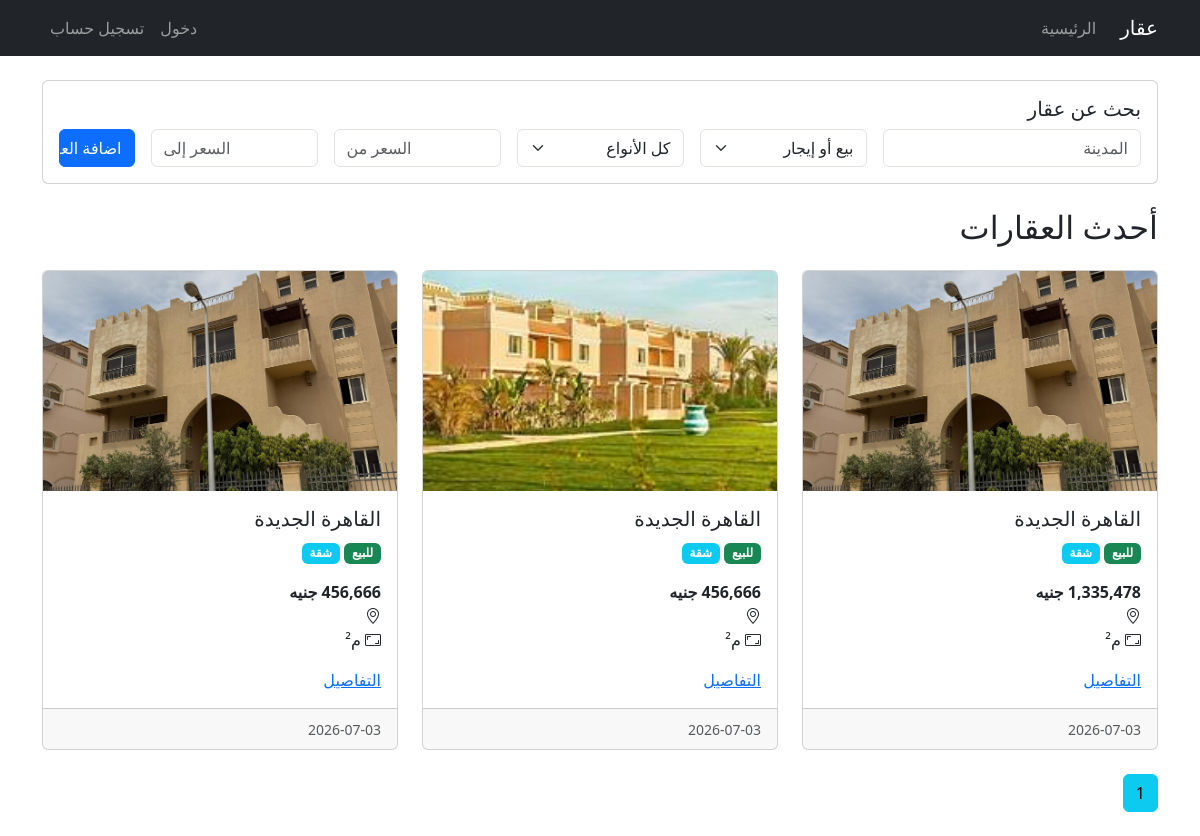
The page /home on the database its author committed.
### app/models.py (models this page shows, shortened)
class Property(db.Model):
    __tablename__ = 'properties'
    id = db.Column(db.Integer, primary_key=True)
    title = db.Column(db.String(100), nullable=False)
    price = db.Column(db.Integer, nullable=False)
    description = db.Column(db.Text, nullable=False)
    location = db.Column(db.String(100), nullable=False)
    type = db.Column(db.String(50), nullable=False)
    property_type = db.Column(db.String(50), nullable=False)
    created_at = db.Column(db.DateTime, nullable=False, default=datetime.utcnow)
    user_id = db.Column(db.Integer, db.ForeignKey('users.id'), nullable=False)
    images = db.relationship('PropertyImage', backref='property', lazy=True, cascade="all, delete-orphan")

class PropertyImage(db.Model):
    __tablename__ = 'property_images'
    id = db.Column(db.Integer, primary_key=True)
    image_file = db.Column(db.String(20), nullable=False, default='default.jpg')
    property_id = db.Column(db.Integer, db.ForeignKey('properties.id'), nullable=False)

### app/routes.py (the view)
@main.route('/')
@main.route('/home')
def home():
    form = PropertyForm()
    page = request.args.get('page', 1, type=int)
    query = Property.query
    if request.args.get('city'):
        query = query.filter(Property.location.contains(request.args.get('city')))
    if request.args.get('type'):
        query = query.filter_by(type=request.args.get('type'))
    if request.args.get('property_type'):
        query = query.filter_by(property_type=request.args.get('property_type'))
    if request.args.get('min_price'):
        query = query.filter(Property.price >= request.args.get('min_price'))
    if request.args.get('max_price'):
        query = query.filter(Property.price <= request.args.get('max_price'))
    properties = query.order_by(Property.created_at.desc()).paginate(page=page, per_page=6)
    return render_template('home.html', properties=properties, form=form)

### app/forms.py
class PropertyForm(FlaskForm):
    city = StringField('المدينة')
    type = SelectField('النوع', choices=[('', 'بيع أو إيجار'), ('sale', 'للبيع'), ('rent', 'للإيجار')])
    property_type = SelectField('نوع العقار', choices=[('', 'كل الأنواع'), ('apartment', 'شقة'), ('villa', 'فيلا'), ('land', 'أرض'), ('office', 'مكتب'), ('shop', 'محل')])
    min_price = IntegerField('السعر من')
    max_price = IntegerField('السعر إلى')
    title = StringField('عنوان الاعلان', validators=[DataRequired(), Length(min=5, max=100)])
    description = TextAreaField('وصف العقار', validators=[DataRequired(), Length(min=10)])
    price = IntegerField('السعر', validators=[DataRequired()])
    location = StringField('الموقع', validators=[DataRequired(), Length(min=3, max=100)])
    pictures = MultipleFileField('صور العقار', validators=[FileAllowed(['jpg', 'png', 'jpeg', 'webp'])])
    submit = SubmitField('اضافة العقار')

### app/templates/home.html (shortened to what this page needs)
{% extends "base.html" %}
{% block content %}
<div class="row mb-4">
    <div class="col-12">
        <div class="card">
            <div class="card-body">
                <h5 class="card-title">بحث عن عقار</h5>
                <form method="GET" action="{{ url_for('main.home') }}">
                    <div class="row g-3">
                        <div class="col-md-3">{{ form.city(class="form-control", placeholder="المدينة") }}</div>
                        <div class="col-md-2">{{ form.type(class="form-select") }}</div>
                        <div class="col-md-2">{{ form.property_type(class="form-select") }}</div>
                        <div class="col-md-2">{{ form.min_price(class="form-control", placeholder="السعر من") }}</div>
                        <div class="col-md-2">{{ form.max_price(class="form-control", placeholder="السعر إلى") }}</div>
                        <div class="col-md-1">{{ form.submit(class="btn btn-primary w-100") }}</div>
                    </div>
                </form>
            </div>
        </div>
    </div>
</div>
<h2 class="mb-4">أحدث العقارات</h2>
{% if properties.items %}
    <div class="row">
        {% for property in properties.items %}
        <div class="col-md-4 mb-4">
            <div class="card h-100">
                {% if property.images %}
    <img src="{{ url_for('static', filename='property_pics/' + property.images[0].image_file) }}" class="card-img-top" style="height: 220px; object-fit: cover;">
{% else %}
    <img src="{{ url_for('static', filename='property_pics/default.jpg') }}" class="card-img-top" style="height: 220px; object-fit: cover;">
{% endif %}
                <div class="card-body">
                    <h5 class="card-title">{{ property.title }}</h5>
                    <p class="card-text">
                        <span class="badge bg-{% if property.type == 'sale' %}success{% else %}warning{% endif %}">
                            {% if property.type == 'sale' %}للبيع{% else %}للإيجار{% endif %}
                        </span>
                        <span class="badge bg-info">
                            {% if property.property_type == 'apartment' %}شقة
                            {% elif property.property_type == 'villa' %}فيلا
                            {% elif property.property_type == 'land' %}أرض
                            {% elif property.property_type == 'office' %}مكتب
                            {% else %}محل{% endif %}
                        </span>
                    </p>
                    <p class="card-text">
                        <strong>{{ "{:,.0f}".format(property.price) }} جنيه</strong><br>
                        <i class="bi bi-geo-alt"></i> {{ property.city }}<br>
                        <i class="bi bi-aspect-ratio"></i> {{ property.area }} م²
                    </p>
                    <a href="{{ url_for('main.property_detail', property_id=property.id) }}">التفاصيل</a>
                </div>
                <div class="card-footer text-muted">
                    <small>{{ property.created_at.strftime('%Y-%m-%d') }}</small>
                </div>
            </div>
        </div>
        {% endfor %}
    </div>
    {% for page_num in properties.iter_pages(left_edge=1, right_edge=1, left_current=1, right_current=2) %}
      {% if page_num %}
        {% if properties.page == page_num %}
          <a class="btn btn-info mb-4" href="{{ url_for('main.home', page=page_num) }}">{{ page_num }}</a>
        {% else %}
          <a class="btn btn-outline-info mb-4" href="{{ url_for('main.home', page=page_num) }}">{{ page_num }}</a>
        {% endif %}
      {% else %}
        ...
      {% endif %}
    {% endfor %}
{% else %}
    <div class="alert alert-info">لا توجد عقارات حالياً</div>
{% endif %}
{% endblock content %}

### app/templates/base.html (shortened to what this page needs)
<!DOCTYPE html>
<html lang="ar" dir="rtl">
<head>
    <link href="https://cdn.jsdelivr.net/npm/bootstrap@5.3.0/dist/css/bootstrap.rtl.min.css" rel="stylesheet">
    <link rel="stylesheet" href="https://cdn.jsdelivr.net/npm/bootstrap-icons@1.11.0/font/bootstrap-icons.css">
</head>
<body>
    <nav class="navbar navbar-expand-lg navbar-dark bg-dark">
        <div class="container">
            <a class="navbar-brand" href="{{ url_for('main.home') }}">عقار</a>
            <div class="collapse navbar-collapse" id="navbarNav">
                <div class="navbar-nav me-auto">
                    <a class="nav-link" href="{{ url_for('main.home') }}">الرئيسية</a>
                </div>
                <div class="navbar-nav">
                    {% if current_user.is_authenticated %}
                        <a class="nav-link" href="{{ url_for('main.create_property') }}"><i class="bi bi-plus-circle"></i> إضافة عقار</a>
                        <a class="nav-link" href="{{ url_for('main.logout') }}">خروج</a>
                    {% else %}
                        <a class="nav-link" href="{{ url_for('main.login') }}">دخول</a>
                        <a class="nav-link" href="{{ url_for('main.register') }}">تسجيل حساب</a>
                    {% endif %}
                </div>
            </div>
        </div>
    </nav>
    <main class="container mt-4">
        {% block content %}{% endblock %}
    </main>
</body>
</html>

### rows shown on the page
Property: image_file (picture), title "القاهرة الجديدة", type "للبيع", property_type "شقة", price "1,335,478", created_at "2026-07-03"
Property: title "القاهرة الجديدة", type "للبيع", property_type "شقة", price "456,666", created_at "2026-07-03"
Property: image_file (picture), title "القاهرة الجديدة", type "للبيع", property_type "شقة", price "456,666", created_at "2026-07-03"

### other values the page prints
{{ page_num }} "1"
